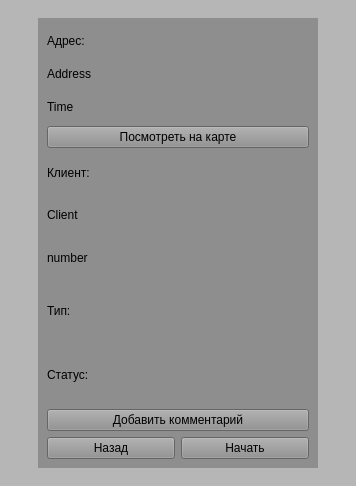
<?xml version="1.0" encoding="UTF-8"?>
<ui version="4.0">
 <class>MainWindow</class>
 <widget class="QMainWindow" name="MainWindow">
  <property name="geometry">
   <rect>
    <x>0</x>
    <y>0</y>
    <width>356</width>
    <height>486</height>
   </rect>
  </property>
  <property name="windowTitle">
   <string>MainWindow</string>
  </property>
  <property name="styleSheet">
   <string notr="true">background-color: rgb(182, 182, 182);
font: 16pt &quot;Arial&quot;;</string>
  </property>
  <widget class="QWidget" name="centralwidget">
   <layout class="QHBoxLayout" name="horizontalLayout_2">
    <item>
     <spacer name="horizontalSpacer">
      <property name="orientation">
       <enum>Qt::Orientation::Horizontal</enum>
      </property>
      <property name="sizeType">
       <enum>QSizePolicy::Policy::Preferred</enum>
      </property>
      <property name="sizeHint" stdset="0">
       <size>
        <width>20</width>
        <height>20</height>
       </size>
      </property>
     </spacer>
    </item>
    <item>
     <widget class="QStackedWidget" name="stackedWidget">
      <property name="currentIndex">
       <number>1</number>
      </property>
      <widget class="QWidget" name="main">
       <layout class="QVBoxLayout" name="verticalLayout">
        <item>
         <layout class="QVBoxLayout" name="main_verticalLayout">
          <item>
           <layout class="QHBoxLayout" name="Buttons">
            <item>
             <widget class="QPushButton" name="pushButton">
              <property name="text">
               <string>PushButton</string>
              </property>
             </widget>
            </item>
            <item>
             <widget class="QPushButton" name="pushButton_2">
              <property name="text">
               <string>PushButton</string>
              </property>
             </widget>
            </item>
           </layout>
          </item>
          <item>
           <layout class="QVBoxLayout" name="scroll_verticalLayout">
            <item>
             <widget class="QScrollArea" name="scrollArea">
              <property name="widgetResizable">
               <bool>true</bool>
              </property>
              <widget class="QWidget" name="scrollAreaWidgetContents">
               <property name="geometry">
                <rect>
                 <x>0</x>
                 <y>0</y>
                 <width>262</width>
                 <height>405</height>
                </rect>
               </property>
               <layout class="QVBoxLayout" name="verticalLayout_3"/>
              </widget>
             </widget>
            </item>
           </layout>
          </item>
         </layout>
        </item>
       </layout>
      </widget>
      <widget class="QWidget" name="task_data">
       <layout class="QVBoxLayout" name="verticalLayout_5">
        <item>
         <widget class="QWidget" name="widget" native="true">
          <property name="styleSheet">
           <string notr="true">background-color: rgb(142, 142, 142);</string>
          </property>
          <layout class="QVBoxLayout" name="verticalLayout_8">
           <item>
            <layout class="QVBoxLayout" name="verticalLayout_2">
             <item>
              <widget class="QLabel" name="label">
               <property name="sizePolicy">
                <sizepolicy hsizetype="Minimum" vsizetype="Minimum">
                 <horstretch>0</horstretch>
                 <verstretch>0</verstretch>
                </sizepolicy>
               </property>
               <property name="text">
                <string>Адрес:</string>
               </property>
              </widget>
             </item>
             <item>
              <widget class="QLabel" name="AddressText">
               <property name="sizePolicy">
                <sizepolicy hsizetype="Minimum" vsizetype="Minimum">
                 <horstretch>0</horstretch>
                 <verstretch>0</verstretch>
                </sizepolicy>
               </property>
               <property name="styleSheet">
                <string notr="true">font: 12pt &quot;Arial&quot;;</string>
               </property>
               <property name="text">
                <string>Address</string>
               </property>
              </widget>
             </item>
             <item>
              <widget class="QLabel" name="time_text">
               <property name="sizePolicy">
                <sizepolicy hsizetype="Minimum" vsizetype="Minimum">
                 <horstretch>0</horstretch>
                 <verstretch>0</verstretch>
                </sizepolicy>
               </property>
               <property name="styleSheet">
                <string notr="true">font: 12pt &quot;Arial&quot;;</string>
               </property>
               <property name="text">
                <string>Time</string>
               </property>
              </widget>
             </item>
             <item>
              <widget class="QPushButton" name="ShowOnMap">
               <property name="sizePolicy">
                <sizepolicy hsizetype="Minimum" vsizetype="Fixed">
                 <horstretch>0</horstretch>
                 <verstretch>0</verstretch>
                </sizepolicy>
               </property>
               <property name="styleSheet">
                <string notr="true">font: 14pt &quot;Arial&quot;;</string>
               </property>
               <property name="text">
                <string>Посмотреть на карте</string>
               </property>
              </widget>
             </item>
            </layout>
           </item>
           <item>
            <layout class="QVBoxLayout" name="verticalLayout_4">
             <item>
              <widget class="QLabel" name="label_2">
               <property name="sizePolicy">
                <sizepolicy hsizetype="Minimum" vsizetype="Minimum">
                 <horstretch>0</horstretch>
                 <verstretch>0</verstretch>
                </sizepolicy>
               </property>
               <property name="text">
                <string>Клиент:</string>
               </property>
              </widget>
             </item>
             <item>
              <widget class="QLabel" name="ClientText">
               <property name="sizePolicy">
                <sizepolicy hsizetype="Minimum" vsizetype="Minimum">
                 <horstretch>0</horstretch>
                 <verstretch>0</verstretch>
                </sizepolicy>
               </property>
               <property name="styleSheet">
                <string notr="true">font: 12pt &quot;Arial&quot;;</string>
               </property>
               <property name="text">
                <string>Client</string>
               </property>
              </widget>
             </item>
             <item>
              <widget class="QLabel" name="CallClient">
               <property name="styleSheet">
                <string notr="true">font: 12pt &quot;Arial&quot;;</string>
               </property>
               <property name="text">
                <string>number</string>
               </property>
              </widget>
             </item>
            </layout>
           </item>
           <item>
            <layout class="QVBoxLayout" name="verticalLayout_9">
             <item>
              <widget class="QLabel" name="Type">
               <property name="sizePolicy">
                <sizepolicy hsizetype="Minimum" vsizetype="Minimum">
                 <horstretch>0</horstretch>
                 <verstretch>0</verstretch>
                </sizepolicy>
               </property>
               <property name="text">
                <string>Тип:</string>
               </property>
              </widget>
             </item>
             <item>
              <widget class="QLabel" name="Status">
               <property name="sizePolicy">
                <sizepolicy hsizetype="Minimum" vsizetype="Minimum">
                 <horstretch>0</horstretch>
                 <verstretch>0</verstretch>
                </sizepolicy>
               </property>
               <property name="styleSheet">
                <string notr="true"/>
               </property>
               <property name="text">
                <string>Статус:</string>
               </property>
              </widget>
             </item>
            </layout>
           </item>
           <item>
            <widget class="QPushButton" name="add_comment">
             <property name="text">
              <string>Добавить комментарий</string>
             </property>
            </widget>
           </item>
           <item>
            <layout class="QHBoxLayout" name="horizontalLayout">
             <item>
              <widget class="QPushButton" name="Back">
               <property name="sizePolicy">
                <sizepolicy hsizetype="Minimum" vsizetype="Fixed">
                 <horstretch>0</horstretch>
                 <verstretch>0</verstretch>
                </sizepolicy>
               </property>
               <property name="styleSheet">
                <string notr="true">font: 14pt &quot;Arial&quot;;</string>
               </property>
               <property name="text">
                <string>Назад</string>
               </property>
              </widget>
             </item>
             <item>
              <widget class="QPushButton" name="Start_Complete">
               <property name="sizePolicy">
                <sizepolicy hsizetype="Minimum" vsizetype="Fixed">
                 <horstretch>0</horstretch>
                 <verstretch>0</verstretch>
                </sizepolicy>
               </property>
               <property name="styleSheet">
                <string notr="true">font: 14pt &quot;Arial&quot;;</string>
               </property>
               <property name="text">
                <string>Начать</string>
               </property>
              </widget>
             </item>
            </layout>
           </item>
          </layout>
         </widget>
        </item>
       </layout>
      </widget>
      <widget class="QWidget" name="comment">
       <layout class="QVBoxLayout" name="verticalLayout_6">
        <item>
         <spacer name="verticalSpacer">
          <property name="orientation">
           <enum>Qt::Orientation::Vertical</enum>
          </property>
          <property name="sizeHint" stdset="0">
           <size>
            <width>20</width>
            <height>40</height>
           </size>
          </property>
         </spacer>
        </item>
        <item>
         <widget class="QTextEdit" name="com_text">
          <property name="placeholderText">
           <string>Введите комментарий</string>
          </property>
         </widget>
        </item>
        <item>
         <layout class="QHBoxLayout" name="horizontalLayout_3">
          <item>
           <widget class="QPushButton" name="com_back">
            <property name="text">
             <string>Назад</string>
            </property>
           </widget>
          </item>
          <item>
           <widget class="QPushButton" name="com_send">
            <property name="text">
             <string>Отправить</string>
            </property>
           </widget>
          </item>
         </layout>
        </item>
        <item>
         <spacer name="verticalSpacer_2">
          <property name="orientation">
           <enum>Qt::Orientation::Vertical</enum>
          </property>
          <property name="sizeHint" stdset="0">
           <size>
            <width>20</width>
            <height>40</height>
           </size>
          </property>
         </spacer>
        </item>
       </layout>
      </widget>
     </widget>
    </item>
    <item>
     <spacer name="horizontalSpacer_2">
      <property name="orientation">
       <enum>Qt::Orientation::Horizontal</enum>
      </property>
      <property name="sizeType">
       <enum>QSizePolicy::Policy::Preferred</enum>
      </property>
      <property name="sizeHint" stdset="0">
       <size>
        <width>20</width>
        <height>20</height>
       </size>
      </property>
     </spacer>
    </item>
   </layout>
  </widget>
 </widget>
 <resources/>
 <connections/>
</ui>
